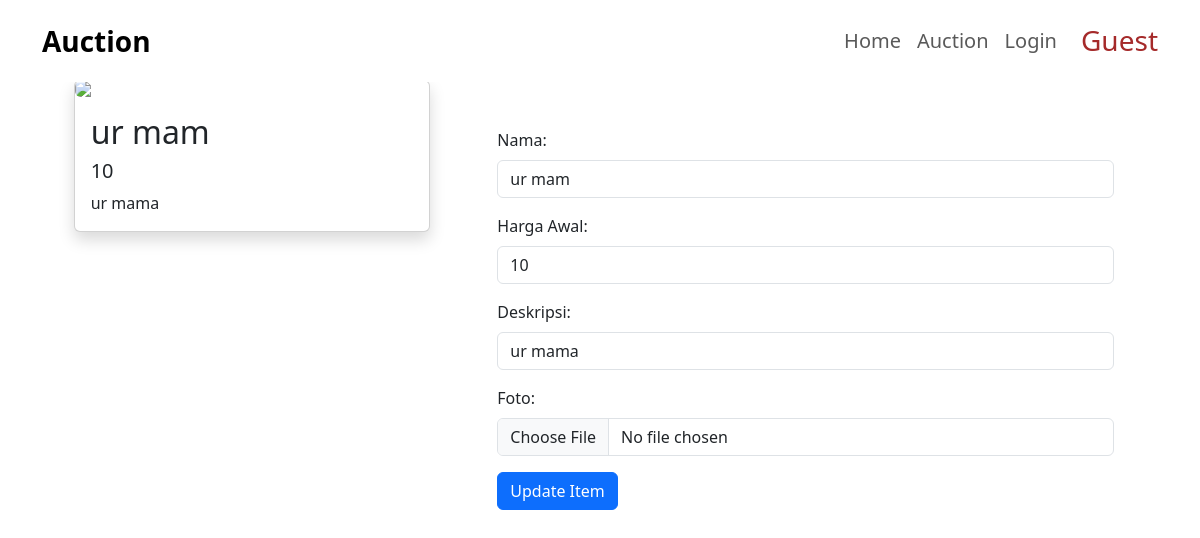
Page /details_publisher_item.php?id_item=7 on the earlier database version.
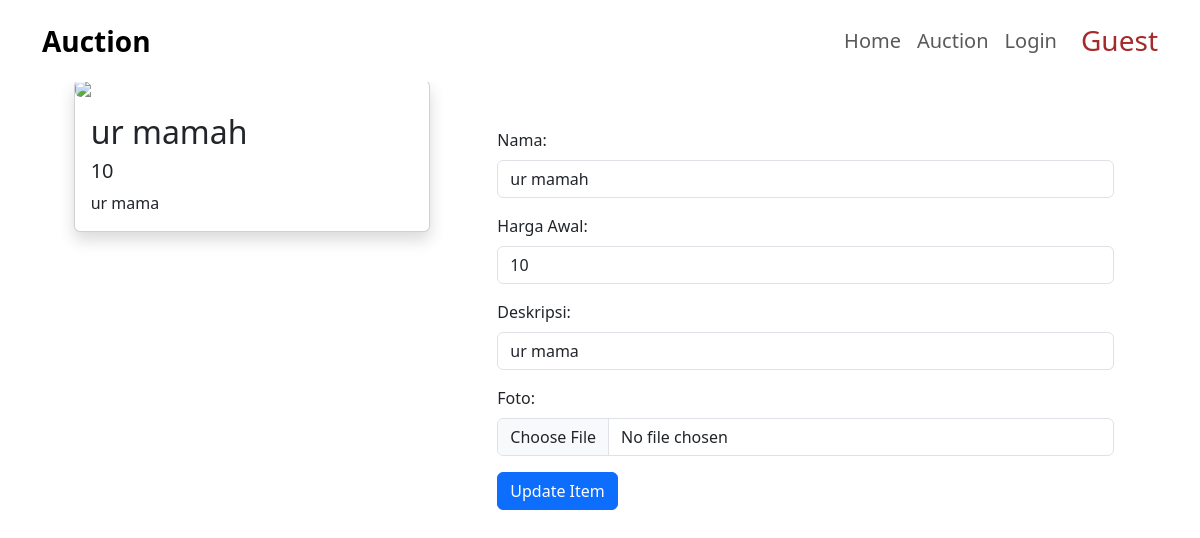
Same page on the later database version.
### tables this page shows
CREATE TABLE `item` (
  `id` int(10) NOT NULL,
  `id_publisher` int(11) NOT NULL,
  `name` varchar(70) NOT NULL,
  `startprice` int(30) NOT NULL,
  `cover` longblob DEFAULT NULL,
  `covertype` varchar(255) NOT NULL,
  `deskripsi` text DEFAULT NULL,
  `status` enum('Pending','Approved','Cancelled','Auctioned','Sold') NOT NULL
);

### details_publisher_item.php (the view, shortened to what this page needs)
<?php
include "header.php";
include "koneksi.php";
$item_id = $_SESSION['item_id'];
$qry_detail_item = mysqli_query($conn, "select * from item where id = '" . $item_id . "'");
$dt_item = mysqli_fetch_array($qry_detail_item);
?>
<div class="container" style="margin-top: 5rem;">
    <div class="row justify-content-evenly">
        <div class="col-md-4">
            <div class="card shadow">
            <img src="display_image.php?image_id=<?php echo $dt_item['id']; ?>" class="rounded w-100" />
                <div class="card-body">
                    <h2 class="card-title">
                        <?= $dt_item['name'] ?>
                    </h2>
                    <h5 class="card-title">
                        <?= $dt_item['startprice'] ?>
                    </h5>
                    <p class="card-text">
                        <?= $dt_item['deskripsi'] ?>
                    </p>
                </div>
            </div>
        </div>
        <div class="col-md-7">
            <div class="container mt-5">
                <form id="myForm" enctype="multipart/form-data" method="post" action="proses_update_details.php">
                    <div class="mb-3">
                        <label for="name" class="form-label">Nama:</label>
                        <input type="text" autocomplete="off" name="name" value="<?= $dt_item['name'] ?>"
                            class="form-control" required>
                    </div>
                    <div class="mb-3">
                        <label for="startprice" class="form-label">Harga Awal:</label>
                        <input type="number" autocomplete="off" name="startprice" value="<?= $dt_item['startprice'] ?>"
                            class="form-control" required>
                    </div>
                    <div class="mb-3">
                        <label for="deskripsi" class="form-label">Deskripsi:</label>
                        <input type="text" autocomplete="off" name="deskripsi" value="<?= $dt_item['deskripsi'] ?>"
                            class="form-control" required>
                    </div>
                    <div class="mb-3">
                        <label for="foto" class="form-label">Foto:</label>
                        <input type="file" autocomplete="off" name="foto"  class="form-control">
                    </div>
                    <button type="submit" class="btn btn-primary">Update Item</button>
                </form>
            </div>
        </div>
    </div>
</div>
</body>
</html>

Differences in the rows shown:
changed item "ur mama": name "ur mam" → "ur mamah"
